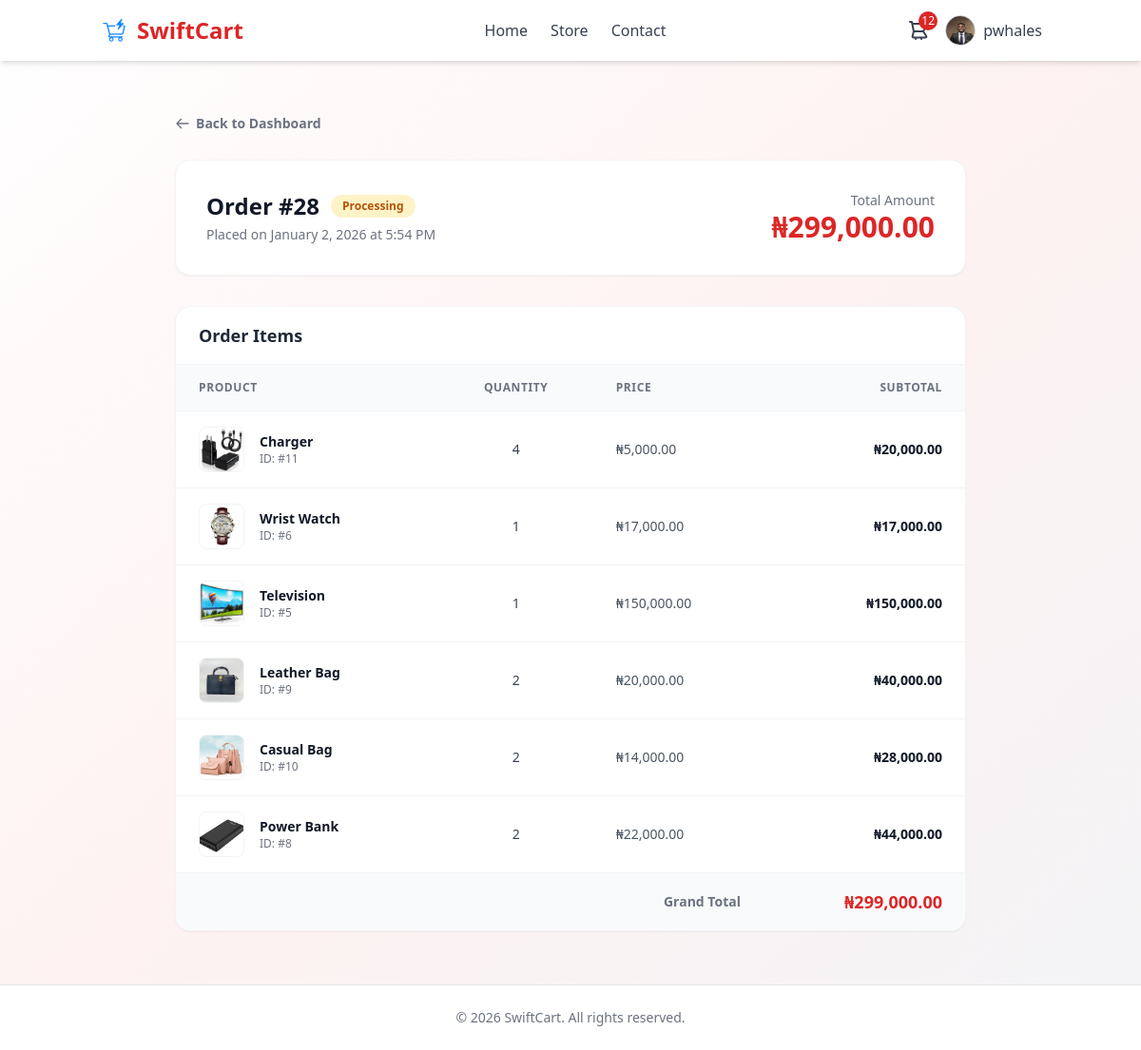
Screenshot of /orders/28/ (signed in) with the database file from the repository.
### store/models.py (models this page shows, shortened)
class Profile(models.Model):
    user = models.OneToOneField(User, on_delete=models.CASCADE)
    phone = models.CharField(max_length=20, null=True, blank=True)
    address = models.CharField(max_length=255, null=True, blank=True)
    profile_picture = models.ImageField(default='profile/default.jpg', upload_to='profile_pics')

class Order(models.Model):
    STATUS_CHOICES = (
        ('Processing', 'Processing'),
        ('Shipped', 'Shipped'),
        ('Delivered', 'Delivered'),
        ('Cancelled', 'Cancelled'),
    )
    customer = models.ForeignKey(Customer, null=True, blank=True, on_delete=models.SET_NULL)
    date_ordered = models.DateTimeField(auto_now_add=True)
    complete = models.BooleanField(default=False, null=True, blank=False)
    transaction_id = models.CharField(max_length=200, null=True)
    status = models.CharField(max_length=20, choices=STATUS_CHOICES, default='Processing')
    @property
    def get_cart_total(self):
        orderitems = self.orderitem_set.all()
        total = sum([item.get_total_price for item in orderitems])
        return total
    @property
    def get_cart_items(self):
        orderitems = self.orderitem_set.all()
        total = sum([item.quantity for item in orderitems])
        return total

class OrderItem(models.Model):
    product = models.ForeignKey(Product, null=True, blank=True, on_delete=models.SET_NULL)
    order = models.ForeignKey(Order, null=True, blank=True, on_delete=models.SET_NULL)
    quantity = models.IntegerField(default=0, null=True, blank=True)
    date_added = models.DateTimeField(auto_now_add=True)
    @property
    def get_total_price(self):
        if self.product and self.product.price:
            return self.product.price * self.quantity
        return 0
    @property
    def get_total(self):
        return self.product.price * self.quantity

class Product(models.Model):
    name = models.CharField(max_length=200)
    price = models.DecimalField(max_digits=10, decimal_places=2, default=0)
    category = models.ForeignKey(Category, on_delete=models.SET_NULL, null=True, blank=True)
    digital = models.BooleanField(default=False, null=True, blank=True)
    stock_count = models.IntegerField(default=10, null=True, blank=True)
    image = models.ImageField(null=True, blank=True, upload_to='products/')
    @property
    def imageURL(self):
        try:
            url = self.image.url
        except ValueError:
            url = ''
        return url

### store/views.py (the view)
# urls.py: path('orders/<int:order_id>/', views.order_detail, name='order_detail'),
@login_required
def order_detail(request, order_id):
    order = get_object_or_404(Order, id=order_id, customer=request.user.customer)
    context = {
        "order": order,
        "items": order.orderitem_set.all(),
    }
    return render(request, "store/order_detail.html", context)

### store/context_processors.py (called while the page is built)
def cart_item_count(request):
    data = get_cart_data(request)
    return {
        'cart_items_count': data['cart_items_count']
    }

### store/utils.py (called while the page is built, shortened)
def get_cart_data(request):
    if request.user.is_authenticated:
        try:
            order = Order.objects.get(customer=request.user.customer, complete=False)
            return {
                'cart_items_count': order.get_cart_items,
                'cart_items': [],
            }
        except Exception:
            return {
                'cart_items_count': 0,
                'cart_items': [],
            }

### store/templates/store/order_detail.html (shortened to what this page needs)
{% extends "store/main.html" %}
{% load humanize %}
{% block content %}
<div class="max-w-4xl mx-auto py-8 px-4 sm:px-6 lg:px-8">
    <div class="mb-6">
        <a href="{% url 'profile' %}" class="inline-flex items-center text-sm font-bold text-gray-500 hover:text-red-600 transition-colors">
            <svg xmlns="http://www.w3.org/2000/svg" class="h-4 w-4 mr-1.5" fill="none" viewBox="0 0 24 24" stroke="currentColor">
                <path stroke-linecap="round" stroke-linejoin="round" stroke-width="2" d="M10 19l-7-7m0 0l7-7m-7 7h18" />
            </svg>
            Back to Dashboard
        </a>
    </div>
    <div class="bg-white shadow-sm border border-gray-100 rounded-2xl overflow-hidden mb-8">
        <div class="p-6 sm:p-8 flex flex-col md:flex-row md:items-center justify-between gap-4">
            <div>
                <div class="flex items-center gap-3 mb-1">
                    <h1 class="text-2xl font-extrabold text-gray-900">Order #{{ order.id }}</h1>
                    {% if order.complete %}
                        <span class="inline-flex items-center px-3 py-1 rounded-full text-xs font-bold bg-green-100 text-green-700">
                            Delivered
                        </span>
                    {% else %}
                        <span class="inline-flex items-center px-3 py-1 rounded-full text-xs font-bold bg-amber-100 text-amber-700">
                            Processing
                        </span>
                    {% endif %}
                </div>
                <p class="text-sm text-gray-500">Placed on {{ order.date_ordered|date:"F j, Y" }} at {{ order.date_ordered|date:"g:i A" }}</p>
            </div>
            <div class="text-left md:text-right">
                <p class="text-sm text-gray-500 font-medium">Total Amount</p>
                <p class="text-3xl font-extrabold text-red-600">&#8358;{{ order.get_cart_total|intcomma }}</p>
            </div>
        </div>
    </div>
    <div class="bg-white shadow-sm border border-gray-100 rounded-2xl overflow-hidden">
        <div class="px-6 py-4 border-b border-gray-100">
            <h2 class="text-lg font-bold text-gray-800">Order Items</h2>
        </div>
        <div class="overflow-x-auto">
            <table class="min-w-full divide-y divide-gray-100">
                <thead class="bg-gray-50">
                    <tr>
                        <th class="px-6 py-4 text-left text-xs font-bold text-gray-500 uppercase tracking-wider">Product</th>
                        <th class="px-6 py-4 text-center text-xs font-bold text-gray-500 uppercase tracking-wider">Quantity</th>
                        <th class="px-6 py-4 text-left text-xs font-bold text-gray-500 uppercase tracking-wider">Price</th>
                        <th class="px-6 py-4 text-right text-xs font-bold text-gray-500 uppercase tracking-wider">Subtotal</th>
                    </tr>
                </thead>
                <tbody class="divide-y divide-gray-100">
                    {% for item in items %}
                    <tr class="hover:bg-gray-50 transition-colors">
                        <td class="px-6 py-4 whitespace-nowrap">
                            <div class="flex items-center">
                                <div class="h-12 w-12 flex-shrink-0 bg-gray-100 rounded-lg overflow-hidden border border-gray-100">
                                    <img src="{{ item.product.imageURL }}" alt="{{ item.product.name }}" class="h-full w-full object-cover">
                                </div>
                                <div class="ml-4">
                                    <div class="text-sm font-bold text-gray-900">{{ item.product.name }}</div>
                                    <div class="text-xs text-gray-500">ID: #{{ item.product.id }}</div>
                                </div>
                            </div>
                        </td>
                        <td class="px-6 py-4 whitespace-nowrap text-center text-sm font-medium text-gray-700">
                            {{ item.quantity }}
                        </td>
                        <td class="px-6 py-4 whitespace-nowrap text-sm text-gray-600">
                            &#8358;{{ item.product.price|intcomma }}
                        </td>
                        <td class="px-6 py-4 whitespace-nowrap text-right text-sm font-bold text-gray-900">
                            &#8358;{{ item.get_total|intcomma }}
                        </td>
                    </tr>
                    {% endfor %}
                </tbody>
                <tfoot class="bg-gray-50">
                    <tr>
                        <td colspan="3" class="px-6 py-4 text-right text-sm font-bold text-gray-500">Grand Total</td>
                        <td class="px-6 py-4 text-right text-lg font-extrabold text-red-600">&#8358;{{ order.get_cart_total|intcomma }}</td>
                    </tr>
                </tfoot>
            </table>
        </div>
    </div>
</div>
{% endblock %}

### store/templates/store/main.html (shortened to what this page needs)
{% load static %}
<!DOCTYPE html>
<html lang="en">
<head>
    <link rel="stylesheet" href="{% static 'css/main.css' %}">
    <script src="https://cdn.tailwindcss.com"></script>
</head>
<body class="min-h-screen bg-gradient-to-br from-white via-red-50 to-gray-100 text-gray-800 flex flex-col">
    <header class="bg-white shadow-md sticky top-0 z-50">
        <div class="container mx-auto flex justify-between items-center p-4">
            <div class="flex items-center gap-2">
                <img src="{% static 'images/swiftcart.png' %}" alt="SwiftCart Logo" class="h-8 w-8">
                <span class="text-2xl font-bold text-red-600">SwiftCart</span>
            </div>
            <nav class="hidden md:flex gap-6">
                <a href="{% url 'index' %}" class="text-gray-700 hover:text-red-600 font-medium">Home</a>
                <a href="{% url 'store' %}" class="text-gray-700 hover:text-red-600 font-medium">Store</a>
                <a href="{% url 'contact' %}" class="text-gray-700 hover:text-red-600 font-medium">Contact</a>
            </nav>
            <div class="flex items-center gap-4">
                <a href="{% url 'cart' %}" class="relative">
                    <span id="cart-count" class="absolute -top-2 -right-2 bg-red-600 text-white text-xs w-5 h-5 rounded-full flex items-center justify-center {% if cart_items_count == 0 %}hidden{% endif %}">
                        {{ cart_items_count }}
                    </span>
                </a>
                {% if user.is_authenticated %}
                    <div class="relative group">
                        <button class="flex items-center gap-2 focus:outline-none">
                            <img src="{{ user.profile.profile_picture.url }}" alt="Profile" class="h-8 w-8 rounded-full border border-gray-300">
                            <span class="text-gray-700 font-medium">{{ user.username }}</span>
                        </button>
                    </div>
                {% endif %}
            </div>
        </div>
    </header>
    <main class="container mx-auto flex-grow p-6">
        {% block content %}{% endblock %}
    </main>
    <footer class="bg-white border-t border-gray-200 py-6 text-center text-gray-500 text-sm">
        &copy; {% now "Y" %} SwiftCart. All rights reserved.
    </footer>
</body>
</html>

### static/css/main.css (style rules this page uses)
body { font-family: 'Segoe UI', Tahoma, Geneva, Verdana, sans-serif; }
a { transition: background 0.2s ease-in-out; }
button { transition: background 0.2s ease-in-out; }

### rows the page displays
Order: id "28", date_ordered "January 2, 2026", date_ordered "5:54 PM", get_cart_total "299,000.00"
OrderItem: product.imageURL (picture), product.name "Charger", product.id "11", quantity "4", product.price "5,000.00", get_total "20,000.00"
OrderItem: product.imageURL (picture), product.name "Wrist Watch", product.id "6", quantity "1", product.price "17,000.00", get_total "17,000.00"
OrderItem: product.imageURL (picture), product.name "Television", product.id "5", quantity "1", product.price "150,000.00", get_total "150,000.00"
OrderItem: product.imageURL (picture), product.name "Leather Bag", product.id "9", quantity "2", product.price "20,000.00", get_total "40,000.00"
OrderItem: product.imageURL (picture), product.name "Casual Bag", product.id "10", quantity "2", product.price "14,000.00", get_total "28,000.00"
OrderItem: product.imageURL (picture), product.name "Power Bank", product.id "8", quantity "2", product.price "22,000.00", get_total "44,000.00"

### other values shown
{{ cart_items_count }} "12"
{{ user.username }} "pwhales"
